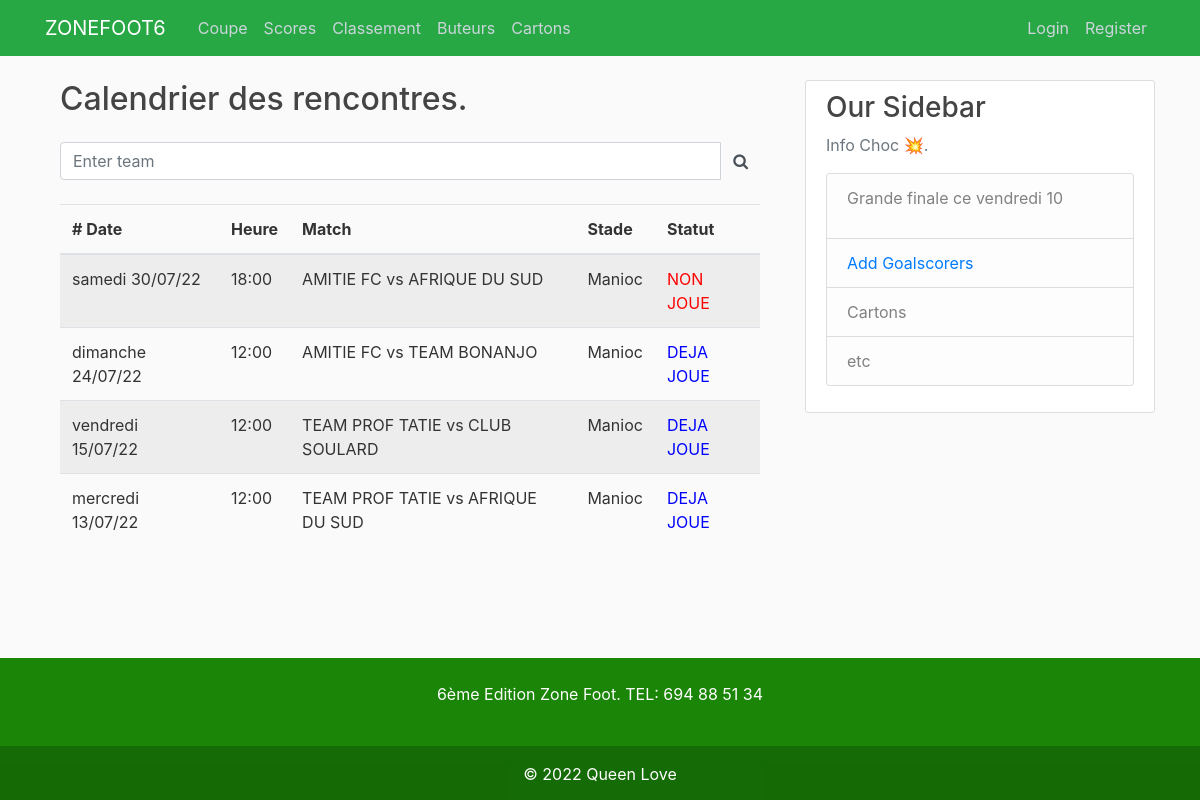
The page / on the database its author committed.
### scores/models.py (models this page shows, shortened)
class Fixture(models.Model):
    home_team = models.ForeignKey(Team, on_delete=models.CASCADE, related_name='home_games')
    away_team = models.ForeignKey(Team, on_delete=models.CASCADE, related_name='away_games')
    home_goals = models.PositiveSmallIntegerField(default=0)
    away_goals = models.PositiveSmallIntegerField(default=0)
    game_finished = models.BooleanField(default=False)
    date = models.DateTimeField()
    created_at = models.DateTimeField(auto_now_add=True)
    updated = models.DateTimeField(auto_now=True)

class Team(models.Model):
    name = models.CharField(max_length=128, unique=True)
    affiliation = models.BooleanField(default=True)
    created_at = models.DateTimeField(auto_now_add=True)
    updated = models.DateTimeField(auto_now=True)
    def __str__(self):
        return self.name

class Info(models.Model):
    info = models.CharField(max_length=100)
    created_at = models.DateTimeField(auto_now_add=True)
    updated = models.DateTimeField(auto_now=True)
    def __str__(self):
        return self.info

### scores/views.py (the view)
# urls.py: path('', views.index, name='index'),
def index(request):
    fixtures = Fixture.objects.all().order_by('-date')
    context = {"fixtures": fixtures}
    return render(request, 'index.html', context)

### scores/context_processors.py (called while the page is built)
def infochoc(request):
    return {
        'info': Info.objects.last()
    }

### scores/templates/index.html (shortened to what this page needs)
{% extends 'base.html' %}
{% block content %}
<div class="container">
	<h2>{{ fixtures.first.tournament.name }} Calendrier des rencontres. </h2>
	<div class="input-group my-4">
        <input type="text"
               id="search-input", onkeyup="myFunction()",
               class="form-control"
               placeholder="Enter team" />
        <span class="input-group-text border-0 bg-transparent"
              style="cursor: pointer;">
            <i class="fa fa-search" aria-hidden="true"></i>
        </span>
    </div>
    <table class="table table-striped">
  <thead>
    <tr>
      <th scope="col"># Date</th>
      <th>Heure</th>
      <th scope="col">Match</th>
      <th scope="col">Stade</th>
      <th scope="col">Statut</th>
    </tr>
  </thead>
  <tbody>
    {% for t in fixtures %}
    <tr class="professeur">
      <td>{{ t.date|date:"l d/m/y" }}</td>
      <td>{{ t.date|time:"H:i" }}</td>
      <td>{{ t.home_team }} vs {{ t.away_team }}</td>
      <td>Manioc</td>
      {% if t.game_finished == True %}
      <td style="color: blue;"> DEJA JOUE</td>
      {% else %}
      <td style="color: red;">NON JOUE</td>
      {% endif %}
    </tr>
    {% endfor %}
  </tbody>
</table>
</div>
{% endblock %}

### scores/templates/base.html (shortened to what this page needs)
{% load static %}
<!DOCTYPE html>
<html>
<head>
    <link rel="stylesheet" href="https://cdnjs.cloudflare.com/ajax/libs/font-awesome/4.7.0/css/font-awesome.min.css">
    <link rel="stylesheet" href="https://maxcdn.bootstrapcdn.com/bootstrap/4.0.0/css/bootstrap.min.css">
    <link href="https://cdn.jsdelivr.net/npm/select2@4.1.0-rc.0/dist/css/select2.min.css" rel="stylesheet" />
    <link rel="stylesheet" type="text/css" href="{% static 'style.css' %}">
</head>
<body>
	<header class="site-header">
	  <nav class="navbar navbar-expand-md navbar-dark bg-success fixed-top">
	    <div class="container">
	      <a class="navbar-brand mr-4" href="{% url 'index' %}">ZONEFOOT6</a>
	      <div class="collapse navbar-collapse" id="navbarToggle">
	        <div class="navbar-nav mr-auto">
	          <a class="nav-item nav-link" href="{% url 'coupe' %}">Coupe</a>
	          <a class="nav-item nav-link" href="{% url 'fixtures' %}">Scores</a>
	          <a class="nav-item nav-link" href="{% url 'classement' %}">Classement</a>
	          <a class="nav-item nav-link" href="{% url 'clsbuteurs' %}">Buteurs</a>
	          <a class="nav-item nav-link" href="{% url 'cards' %}">Cartons</a>
	        </div>
	        <div class="navbar-nav">
	             {% if user.is_authenticated %}
				<a class="nav-item nav-link" href="{% url 'profile' %}">{{ request.user.username }}</a>
				<a class="nav-item nav-link" href="{% url 'logout' %}">LogOut</a>
			  {% else %}
				<a class="nav-item nav-link" href="{% url 'login' %}">Login</a>
				<a class="nav-item nav-link" href="{% url 'inscription' %}">Register</a>
			  {% endif %}
	        </div>
	      </div>
	    </div>
	  </nav>
	</header>
	<main role="main" class="container">
	  <div class="row">
	    <div class="col-md-8">
	      {% block content %}{% endblock %}
	    </div>
	    <div class="col-md-4">
	      <div class="content-section">
	        <h3>Our Sidebar</h3>
	        <p class='text-muted'>Info Choc 💥.
	          <ul class="list-group">
	            <li class="list-group-item list-group-item-light">
	            	<p>{{ info }}</p>
	            </li>
	            <li class="list-group-item list-group-item-light">
	            	<a href="{% url 'goalscorers' %}">Add Goalscorers</a>
	            </li>
	            <li class="list-group-item list-group-item-light">Cartons</li>
	            <li class="list-group-item list-group-item-light">etc</li>
	          </ul>
	        </p>
	      </div>
	    </div>
	  </div>
	  <br>
	  <br>
	  <br>
	  <br>
	</main>
<section class="">
  <footer class="text-center text-white" style="background-color: #1A8507;">
    <div class="container p-4 pb-0">
      <section class="">
        <p class="d-flex justify-content-center align-items-center">
          <span class="me-3">6ème Edition Zone Foot. TEL: 694 88 51 34 </span>
        </p>
      </section>
    </div>
    <div class="text-center p-3" style="background-color: rgba(0, 0, 0, 0.2);">
      <a class="text-white" href="#">© 2022 Queen Love </a>
    </div>
  </footer>
</section>
</body>
</html>

### static/style.css (style rules this page uses)
body { background: #fafafa; color: #333333; margin-top: 5rem; }
h1, h2, h3, h4, h5, h6 { color: #444444; }
ul { margin: 0; }
.site-header .navbar-nav .nav-link { color: #cbd5db; }
.content-section { background: #ffffff; padding: 10px 20px; border: 1px solid #dddddd; border-radius: 3px; margin-bottom: 20px; }

### rows shown on the page
Fixture: date "samedi 30/07/22", date "18:00", home_team "AMITIE FC", away_team "AFRIQUE DU SUD", game_finished "NON JOUE"
Fixture: date "dimanche 24/07/22", date "12:00", home_team "AMITIE FC", away_team "TEAM BONANJO", game_finished "DEJA JOUE"
Fixture: date "vendredi 15/07/22", date "12:00", home_team "TEAM PROF TATIE", away_team "CLUB SOULARD", game_finished "DEJA JOUE"
Fixture: date "mercredi 13/07/22", date "12:00", home_team "TEAM PROF TATIE", away_team "AFRIQUE DU SUD", game_finished "DEJA JOUE"
Info: info "Grande finale ce vendredi 10"
